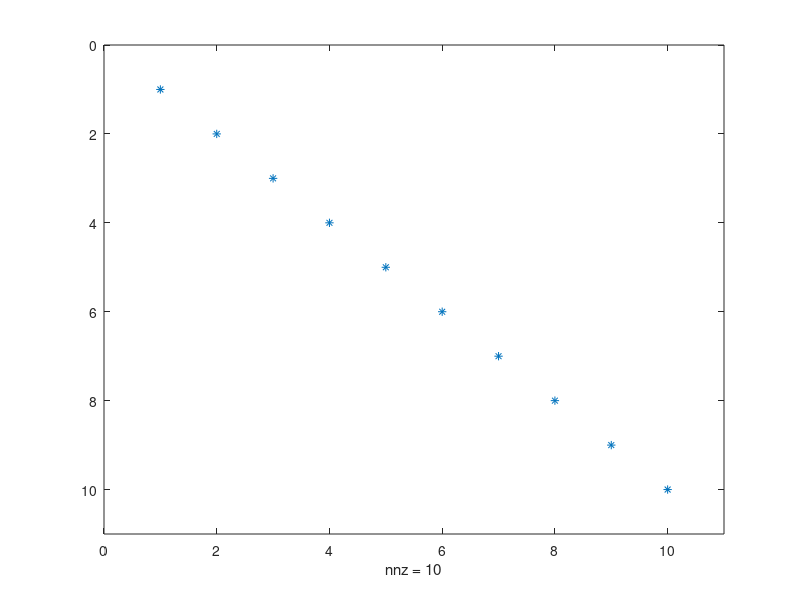

Reproduce this figure in MATLAB.
A(1,1) = 17;
A(2,2) = 36;
A(3,3) =8;
A(4,4) =28;
A(5,5) =24;
A(6,6) =32;
A(7,7) =38;
A(8,8) =45;
A(9,9) =49;
A(10,10) =27;

spy(A);